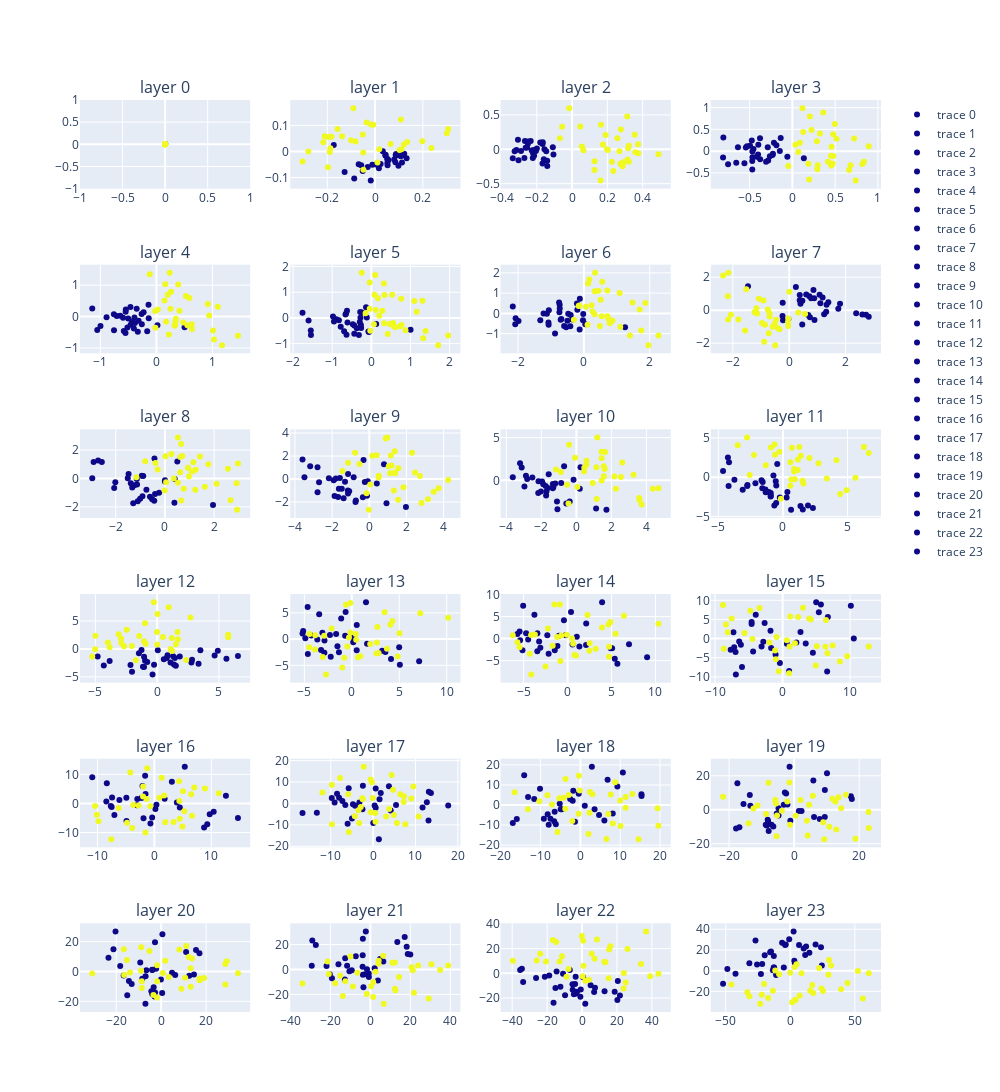

This figure's notebook cell:
### Code cell
pca = PCA(n_components=3)

fig = make_subplots(rows=6,cols=4,
                   subplot_titles=[f"layer {n}"for n in range(model.cfg.n_layers)])

for row in range(6):
    # print(f'row:{row}')
    for ll,layer in enumerate(range(row*4,row*4+4)):
        # print(f'layer{layer}')
        if layer <= model.cfg.n_layers:
            activation_layer = torch.cat((harmless_cache['resid_pre', layer][:,pos,:],harmless_cache_urial['resid_pre', layer][:,pos,:]),0)
            activations_pca = pca.fit_transform(activation_layer.cpu())
            df = {}
            df['label'] = label
            df['pca0'] = activations_pca[:,0]
            df['pca1'] = activations_pca[:,1]
            df['label_text'] = label_text
        
            fig.add_trace(
                go.Scatter(x=df['pca0'],
                            y=df['pca1'],
                            mode='markers',
                            marker_color=df['label'],
                            text=df['label_text']),
                row=row+1,col=ll+1,
            )


fig.update_layout(height=1600, width=1000)
fig.show()
plotly.offline.plot(fig, filename='base_with_withouout_urial.html')
